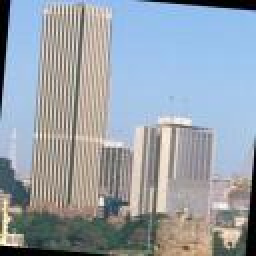
#> input picture data/images/building_114-2.jpg, 128 x 128 px (shown 2 times larger); its folder holds only this picture in this run
$ jupyter execute --allow-errors expand_data.ipynb   (shell and % lines are left out)
#> lines starting #> are read from the running program, lines starting #| are printed output that depends on the picture
#> further down, image is the input picture: shape (128, 128, 3); mean R, G, B 151.3, 160.9, 171
#> `image_one = skimage.transform.rotate(image, 5)`:
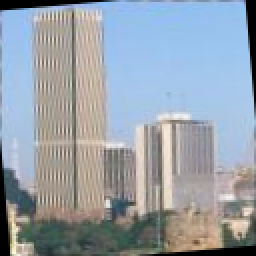
#> image_one: shape (128, 128, 3) float64 (shown 2 times larger); mean R, G, B 0.592, 0.629, 0.668
[cell 1]
import numpy
import glob
import skimage.io
import skimage.transform

path = "./data/images/"

#> (the rest of this cell did not finish here and is left out)


$ run again, on data/images/building_141-2.jpg
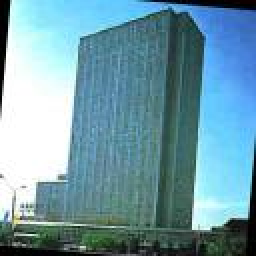
#> input picture data/images/building_141-2.jpg, 128 x 128 px (shown 2 times larger)
#> image is the input picture: shape (128, 128, 3); mean R, G, B 111.2, 153.5, 166.9
#> `image_one = skimage.transform.rotate(image, 5)`:
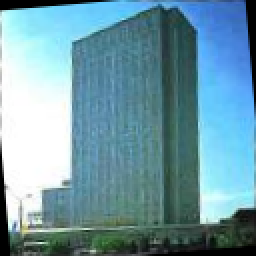
#> image_one: shape (128, 128, 3) float64 (shown 2 times larger); mean R, G, B 0.435, 0.6, 0.652

$ run again, on data/images/building_161-1.jpg
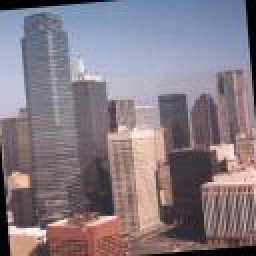
#> input picture data/images/building_161-1.jpg, 128 x 128 px (shown 2 times larger)
#> image is the input picture: shape (128, 128, 3); mean R, G, B 132.7, 122.7, 131.5
#> `image_one = skimage.transform.rotate(image, 5)`:
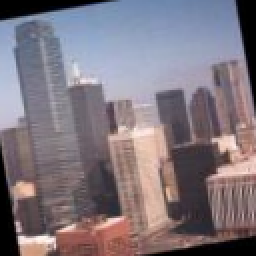
#> image_one: shape (128, 128, 3) float64 (shown 2 times larger); mean R, G, B 0.502, 0.464, 0.496

$ run again, on data/images/building_167.jpg
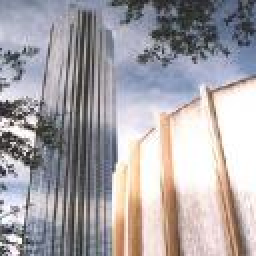
#> input picture data/images/building_167.jpg, 128 x 128 px (shown 2 times larger)
#> image is the input picture: shape (128, 128, 3); mean R, G, B 167.2, 163, 166.8
#> `image_one = skimage.transform.rotate(image, 5)`:
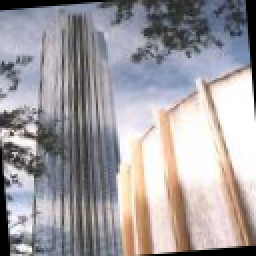
#> image_one: shape (128, 128, 3) float64 (shown 2 times larger); mean R, G, B 0.632, 0.616, 0.63

$ run again, on data/images/building_120-2.jpg
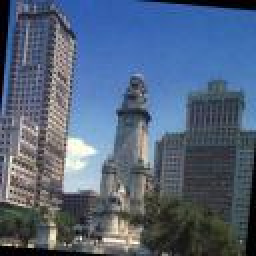
#> input picture data/images/building_120-2.jpg, 128 x 128 px (shown 2 times larger)
#> image is the input picture: shape (128, 128, 3); mean R, G, B 82.8, 99.2, 122.9
#> `image_one = skimage.transform.rotate(image, 5)`:
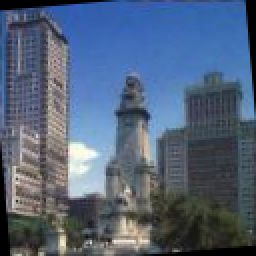
#> image_one: shape (128, 128, 3) float64 (shown 2 times larger); mean R, G, B 0.324, 0.388, 0.479
